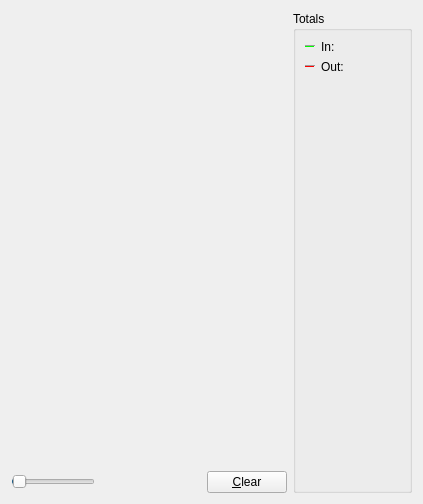
     <widget class="QWidget" name="tab_nettraffic">
      <attribute name="title">
       <string>&amp;Network Traffic</string>
      </attribute>
      <layout class="QHBoxLayout" name="horizontalLayout_3">
       <item>
        <layout class="QVBoxLayout" name="verticalLayout_4">
         <item>
          <widget class="TrafficGraphWidget" name="trafficGraph" native="true">
           <property name="sizePolicy">
            <sizepolicy hsizetype="Expanding" vsizetype="Expanding">
             <horstretch>0</horstretch>
             <verstretch>0</verstretch>
            </sizepolicy>
           </property>
          </widget>
         </item>
         <item>
          <layout class="QHBoxLayout" name="horizontalLayout_2">
           <item>
            <widget class="QSlider" name="sldGraphRange">
             <property name="minimum">
              <number>1</number>
             </property>
             <property name="maximum">
              <number>288</number>
             </property>
             <property name="pageStep">
              <number>12</number>
             </property>
             <property name="value">
              <number>6</number>
             </property>
             <property name="orientation">
              <enum>Qt::Horizontal</enum>
             </property>
            </widget>
           </item>
           <item>
            <widget class="QLabel" name="lblGraphRange">
             <property name="minimumSize">
              <size>
               <width>100</width>
               <height>0</height>
              </size>
             </property>
             <property name="alignment">
              <set>Qt::AlignCenter</set>
             </property>
            </widget>
           </item>
           <item>
            <widget class="QPushButton" name="btnClearTrafficGraph">
             <property name="text">
              <string>&amp;Clear</string>
             </property>
            </widget>
           </item>
          </layout>
         </item>
        </layout>
       </item>
       <item>
        <layout class="QVBoxLayout" name="verticalLayout">
         <item>
          <widget class="QGroupBox" name="groupBox">
           <property name="title">
            <string>Totals</string>
           </property>
           <layout class="QVBoxLayout" name="verticalLayout_5">
            <item>
             <layout class="QHBoxLayout" name="horizontalLayout_4">
              <item>
               <widget class="Line" name="line">
                <property name="sizePolicy">
                 <sizepolicy hsizetype="Fixed" vsizetype="Fixed">
                  <horstretch>0</horstretch>
                  <verstretch>0</verstretch>
                 </sizepolicy>
                </property>
                <property name="minimumSize">
                 <size>
                  <width>10</width>
                  <height>0</height>
                 </size>
                </property>
                <property name="palette">
                 <palette>
                  <active>
                   <colorrole role="Button">
                    <brush brushstyle="SolidPattern">
                     <color alpha="255">
                      <red>255</red>
                      <green>255</green>
                      <blue>255</blue>
                     </color>
                    </brush>
                   </colorrole>
                   <colorrole role="Light">
                    <brush brushstyle="SolidPattern">
                     <color alpha="255">
                      <red>0</red>
                      <green>255</green>
                      <blue>0</blue>
                     </color>
                    </brush>
                   </colorrole>
                   <colorrole role="Base">
                    <brush brushstyle="SolidPattern">
                     <color alpha="255">
                      <red>255</red>
                      <green>255</green>
                      <blue>255</blue>
                     </color>
                    </brush>
                   </colorrole>
                   <colorrole role="Window">
                    <brush brushstyle="SolidPattern">
                     <color alpha="255">
                      <red>255</red>
                      <green>255</green>
                      <blue>255</blue>
                     </color>
                    </brush>
                   </colorrole>
                  </active>
                  <inactive>
                   <colorrole role="Button">
                    <brush brushstyle="SolidPattern">
                     <color alpha="255">
                      <red>255</red>
                      <green>255</green>
                      <blue>255</blue>
                     </color>
                    </brush>
                   </colorrole>
                   <colorrole role="Light">
                    <brush brushstyle="SolidPattern">
                     <color alpha="255">
                      <red>0</red>
                      <green>255</green>
                      <blue>0</blue>
                     </color>
                    </brush>
                   </colorrole>
                   <colorrole role="Base">
                    <brush brushstyle="SolidPattern">
                     <color alpha="255">
                      <red>255</red>
                      <green>255</green>
                      <blue>255</blue>
                     </color>
                    </brush>
                   </colorrole>
                   <colorrole role="Window">
                    <brush brushstyle="SolidPattern">
                     <color alpha="255">
                      <red>255</red>
                      <green>255</green>
                      <blue>255</blue>
                     </color>
                    </brush>
                   </colorrole>
                  </inactive>
                  <disabled>
                   <colorrole role="Button">
                    <brush brushstyle="SolidPattern">
                     <color alpha="255">
                      <red>255</red>
                      <green>255</green>
                      <blue>255</blue>
                     </color>
                    </brush>
                   </colorrole>
                   <colorrole role="Light">
                    <brush brushstyle="SolidPattern">
                     <color alpha="255">
                      <red>0</red>
                      <green>255</green>
                      <blue>0</blue>
                     </color>
                    </brush>
                   </colorrole>
                   <colorrole role="Base">
                    <brush brushstyle="SolidPattern">
                     <color alpha="255">
                      <red>255</red>
                      <green>255</green>
                      <blue>255</blue>
                     </color>
                    </brush>
                   </colorrole>
                   <colorrole role="Window">
                    <brush brushstyle="SolidPattern">
                     <color alpha="255">
                      <red>255</red>
                      <green>255</green>
                      <blue>255</blue>
                     </color>
                    </brush>
                   </colorrole>
                  </disabled>
                 </palette>
                </property>
                <property name="orientation">
                 <enum>Qt::Horizontal</enum>
                </property>
               </widget>
              </item>
              <item>
               <widget class="QLabel" name="label_16">
                <property name="text">
                 <string>In:</string>
                </property>
               </widget>
              </item>
              <item>
               <widget class="QLabel" name="lblBytesIn">
                <property name="minimumSize">
                 <size>
                  <width>50</width>
                  <height>0</height>
                 </size>
                </property>
                <property name="alignment">
                 <set>Qt::AlignRight|Qt::AlignTrailing|Qt::AlignVCenter</set>
                </property>
               </widget>
              </item>
             </layout>
            </item>
            <item>
             <layout class="QHBoxLayout" name="horizontalLayout_5">
              <item>
               <widget class="Line" name="line_2">
                <property name="sizePolicy">
                 <sizepolicy hsizetype="Fixed" vsizetype="Fixed">
                  <horstretch>0</horstretch>
                  <verstretch>0</verstretch>
                 </sizepolicy>
                </property>
                <property name="minimumSize">
                 <size>
                  <width>10</width>
                  <height>0</height>
                 </size>
                </property>
                <property name="palette">
                 <palette>
                  <active>
                   <colorrole role="Button">
                    <brush brushstyle="SolidPattern">
                     <color alpha="255">
                      <red>255</red>
                      <green>255</green>
                      <blue>255</blue>
                     </color>
                    </brush>
                   </colorrole>
                   <colorrole role="Light">
                    <brush brushstyle="SolidPattern">
                     <color alpha="255">
                      <red>255</red>
                      <green>0</green>
                      <blue>0</blue>
                     </color>
                    </brush>
                   </colorrole>
                   <colorrole role="Base">
                    <brush brushstyle="SolidPattern">
                     <color alpha="255">
                      <red>255</red>
                      <green>255</green>
                      <blue>255</blue>
                     </color>
                    </brush>
                   </colorrole>
                   <colorrole role="Window">
                    <brush brushstyle="SolidPattern">
                     <color alpha="255">
                      <red>255</red>
                      <green>255</green>
                      <blue>255</blue>
                     </color>
                    </brush>
                   </colorrole>
                  </active>
                  <inactive>
                   <colorrole role="Button">
                    <brush brushstyle="SolidPattern">
                     <color alpha="255">
                      <red>255</red>
                      <green>255</green>
                      <blue>255</blue>
                     </color>
                    </brush>
                   </colorrole>
                   <colorrole role="Light">
                    <brush brushstyle="SolidPattern">
                     <color alpha="255">
                      <red>255</red>
                      <green>0</green>
                      <blue>0</blue>
                     </color>
                    </brush>
                   </colorrole>
                   <colorrole role="Base">
                    <brush brushstyle="SolidPattern">
                     <color alpha="255">
                      <red>255</red>
                      <green>255</green>
                      <blue>255</blue>
                     </color>
                    </brush>
                   </colorrole>
                   <colorrole role="Window">
                    <brush brushstyle="SolidPattern">
                     <color alpha="255">
                      <red>255</red>
                      <green>255</green>
                      <blue>255</blue>
                     </color>
                    </brush>
                   </colorrole>
                  </inactive>
                  <disabled>
                   <colorrole role="Button">
                    <brush brushstyle="SolidPattern">
                     <color alpha="255">
                      <red>255</red>
                      <green>255</green>
                      <blue>255</blue>
                     </color>
                    </brush>
                   </colorrole>
                   <colorrole role="Light">
                    <brush brushstyle="SolidPattern">
                     <color alpha="255">
                      <red>255</red>
                      <green>0</green>
                      <blue>0</blue>
                     </color>
                    </brush>
                   </colorrole>
                   <colorrole role="Base">
                    <brush brushstyle="SolidPattern">
                     <color alpha="255">
                      <red>255</red>
                      <green>255</green>
                      <blue>255</blue>
                     </color>
                    </brush>
                   </colorrole>
                   <colorrole role="Window">
                    <brush brushstyle="SolidPattern">
                     <color alpha="255">
                      <red>255</red>
                      <green>255</green>
                      <blue>255</blue>
                     </color>
                    </brush>
                   </colorrole>
                  </disabled>
                 </palette>
                </property>
                <property name="orientation">
                 <enum>Qt::Horizontal</enum>
                </property>
               </widget>
              </item>
              <item>
               <widget class="QLabel" name="label_17">
                <property name="text">
                 <string>Out:</string>
                </property>
               </widget>
              </item>
              <item>
               <widget class="QLabel" name="lblBytesOut">
                <property name="minimumSize">
                 <size>
                  <width>50</width>
                  <height>0</height>
                 </size>
                </property>
                <property name="alignment">
                 <set>Qt::AlignRight|Qt::AlignTrailing|Qt::AlignVCenter</set>
                </property>
               </widget>
              </item>
             </layout>
            </item>
            <item>
             <spacer name="verticalSpacer_4">
              <property name="orientation">
               <enum>Qt::Vertical</enum>
              </property>
              <property name="sizeHint" stdset="0">
               <size>
                <width>20</width>
                <height>407</height>
               </size>
              </property>
             </spacer>
            </item>
           </layout>
          </widget>
         </item>
        </layout>
       </item>
      </layout>
     </widget>
